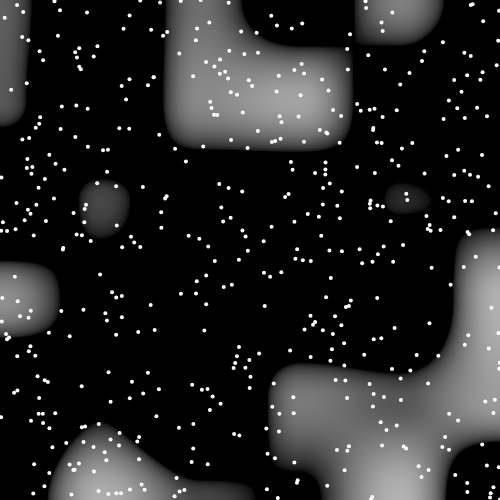
Frame 1 (no input)
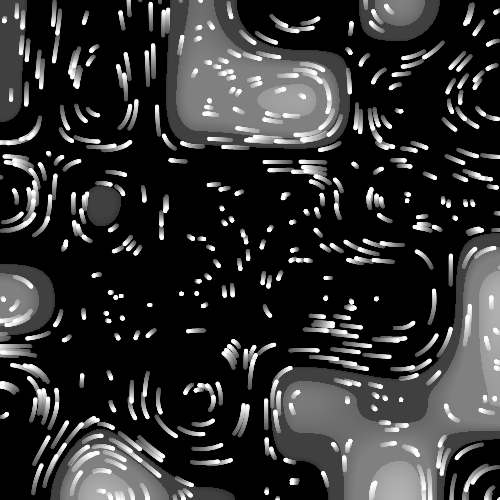
Frame 60 (no input)
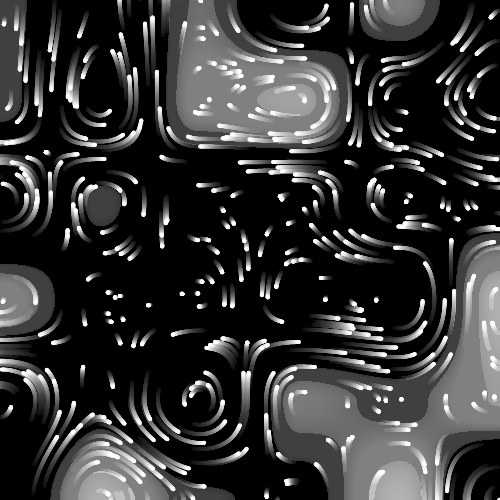
Frame 120 (the mouse pressed at the canvas centre since frame 60)

The p5.js sketch that drew these frames (run headless with seeded random() and noise() and a simulated clock; from frame 60 on, the mouse is pressed at the canvas centre):

// p5.js sketch
// ── sketch.js
//TODO: with simple circle blur straight forward.

var particles = [];
var n = 500;//number of particle
var noiseScale = 100;//noise scale;

function setup() {
  
  createCanvas(500, 500);
  background(10);
  noiseDetail(1, 0);
  console.log(pixelDensity());
  //generate noise image
  genNoiseImg();
  image(noiseImg, 0, 0);
  
  //initialize particle
  for(var i=0; i<n; i++){
    var particle = new Object();
    
    particle.pos = createVector(random(width), random(height));
    particles.push(particle);//add particle to particle list
  }
}


//get gradient vector
function curl(x, y){
  var EPSILON = 0.001;//sampling interval
  //Find rate of change in X direction
  var n1 = noise(x + EPSILON, y);
  var n2 = noise(x - EPSILON, y);
  //Average to find approximate derivative
  var cx = (n1 - n2)/(2 * EPSILON);

  //Find rate of change in Y direction
  n1 = noise(x, y + EPSILON);
  n2 = noise(x, y - EPSILON);

  //Average to find approximate derivative
  var cy = (n1 - n2)/(2 * EPSILON);
  
  //return new createVector(cx, cy);//gradient toward higher position
  return new createVector(cy, -cx);//rotate 90deg
}

function draw() {
  tint(255, 4);
  image(noiseImg, 0, 0);//fill with transparent noise image
  //fill(0, 4);
  //rect(0, 0, width, height);
  
  strokeWeight(4);//particle size
  stroke(255);
  
  
  for(var i=0; i<particles.length; i++){
    var p = particles[i];//pick a particle
    p.pos.add(curl(p.pos.x/noiseScale, p.pos.y/noiseScale));
    point(p.pos.x, p.pos.y);
  }
}

function genNoiseImg(){
  noiseImg = createGraphics(width, height);
  noiseImg.loadPixels();
  var widthd = width*pixelDensity();
  var heightd = height*pixelDensity();
  for(var i=0; i<widthd; i++){
    for(var j=0; j<heightd; j++){
      var x = i/pixelDensity();
      var y = j/pixelDensity();
      var bright = pow(noise(x/noiseScale, y/noiseScale)-0.3, 1/2.0)*400;
      noiseImg.pixels[(i+j*widthd)*4] = bright;
      noiseImg.pixels[(i+j*widthd)*4+1] = bright;
      noiseImg.pixels[(i+j*widthd)*4+2] = bright;
      noiseImg.pixels[(i+j*widthd)*4+3] = 255;
    }
  }
  noiseImg.updatePixels();
}
